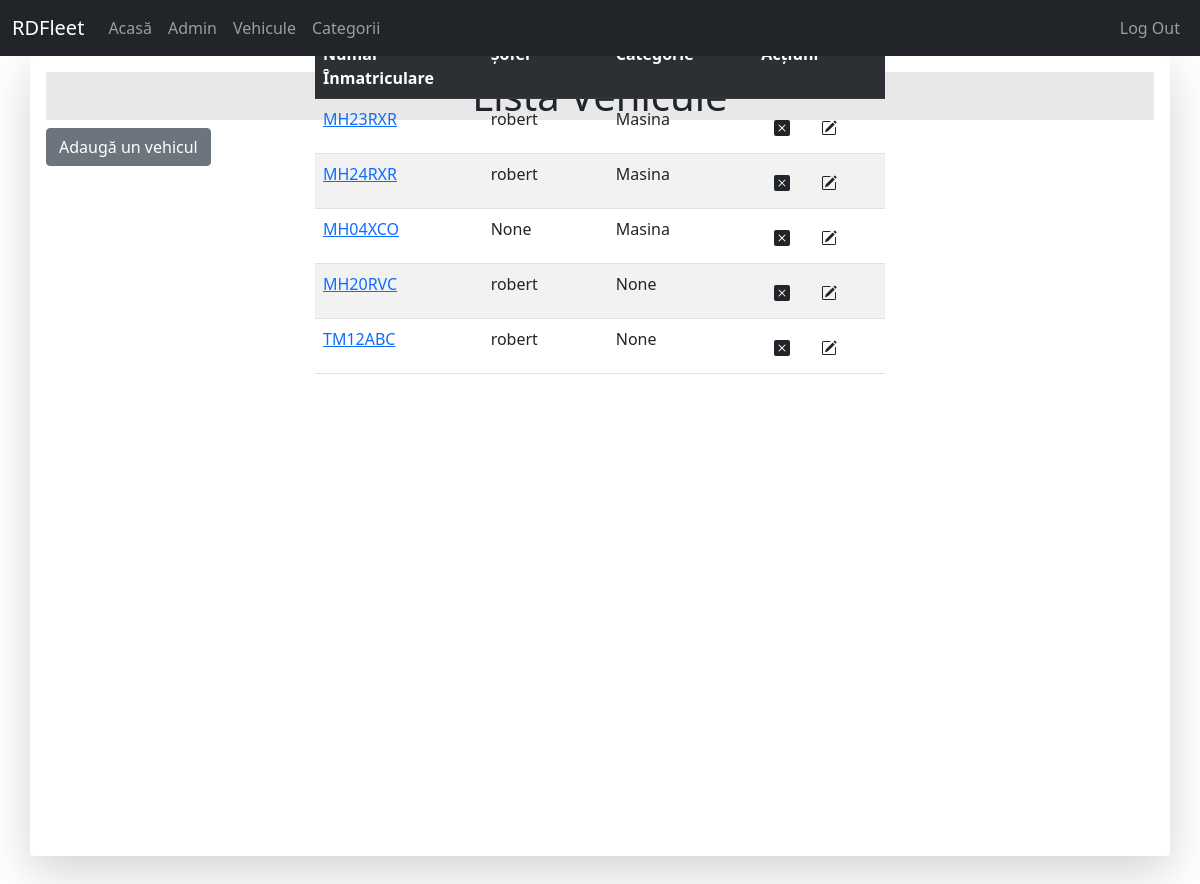
Page /vehicles/vehicle_list/ (signed in) on the committed database.
### vehicles/models.py (models this page shows, shortened)
class Vehicle(models.Model):
	vehicle_plate = models.CharField(max_length = 10, unique = True, verbose_name = "Număr înmatriculare")
	vehicle_odometer = models.PositiveIntegerField(verbose_name = "Kilometraj")
	vehicle_itp = models.DateField(verbose_name = "ITP expiră la")
	vehicle_rca = models.DateField(verbose_name = "RCA expiră la")
	vehicle_last_service = models.PositiveIntegerField(verbose_name = "Ultimul service efectuat KM")
	vehicle_driver = models.ForeignKey(settings.AUTH_USER_MODEL, on_delete=models.SET_NULL, null = True, verbose_name = "Șoferul", blank = True)
	vehicle_category = models.ForeignKey(Category, on_delete=models.SET_NULL, null = True, verbose_name = "Categoria", blank = True)
	def get_absolute_url(self):
		return reverse("vehicle-detail-view", kwargs={"id":self.id})

class Category(models.Model):
	category_name = models.CharField(max_length = 50, unique = True, verbose_name = "Categorie")
	def __str__(self):
		return self.category_name

### vehicles/views.py (the view)
# urls.py: path('vehicle_list/', views.VehicleListView.as_view(), name='vehicle-list'),
class VehicleListView(View):
	template_name = 'vehicles/vehicle_list.html'
	def get_queryset(self):
		return Vehicle.objects.all()
	def get(self, request, *args, **kwargs):
		context = {'vehicle_list':self.get_queryset()}
		return render(request, self.template_name, context)

### vehicles/templates/vehicles/vehicle_list.html (shortened to what this page needs)
{% extends 'base.html' %}
{% block content %}
	<h1 style="background-color: rgb(232, 232, 232); text-align: center;">Listă Vehicule</h1>
	<div class="position-absolute start-50 translate-middle" style="top: 19.5%">
	<table class="table table-striped table-hover">
		<tr scope="row" class="table-dark">
			<th style="width: 250px;">Număr Înmatriculare</th>
			<th style="width: 250px;">Șofer</th>
			<th style="width: 250px;">Categorie</th>
			<th style="width: 250px;">Acțiuni</th>
		</tr>
		<tr scope="row">{% for vehicle in vehicle_list %}
			<td><a href="{{ vehicle.get_absolute_url }}">{{ vehicle.vehicle_plate }}</a></td>
			<td>{{ vehicle.vehicle_driver }}</td>
			<td>{{ vehicle.vehicle_category }}</td>
			<td>
				<a href="{{ vehicle.get_absolute_url }}delete" class="btn">
				</a>
				<a href="{{ vehicle.get_absolute_url}}update" class="btn">
				</a>
			</td>
		</tr>{% endfor %}
	</table>
	</div>
	<a href="{% url 'create-vehicle' %}" class='btn btn-secondary'>Adaugă un vehicul</a>
{% endblock %}

### static/style.css (style rules this page uses)
body { margin:0; height: 100%; }

### rows in the picture
Vehicle: vehicle_plate "MH23RXR", vehicle_driver "robert", vehicle_category "Masina"
Vehicle: vehicle_plate "MH24RXR", vehicle_driver "robert", vehicle_category "Masina"
Vehicle: vehicle_plate "MH04XCO", vehicle_driver "None", vehicle_category "Masina"
Vehicle: vehicle_plate "MH20RVC", vehicle_driver "robert", vehicle_category "None"
Vehicle: vehicle_plate "TM12ABC", vehicle_driver "robert", vehicle_category "None"
